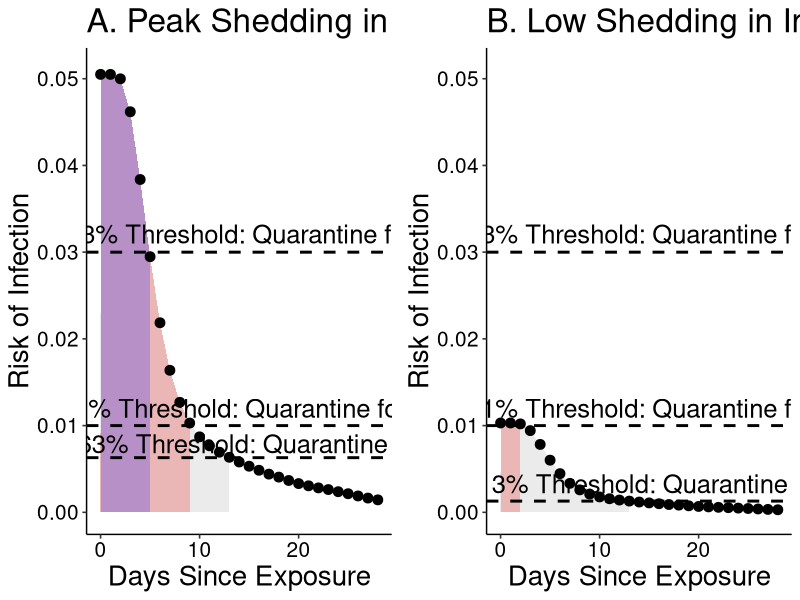
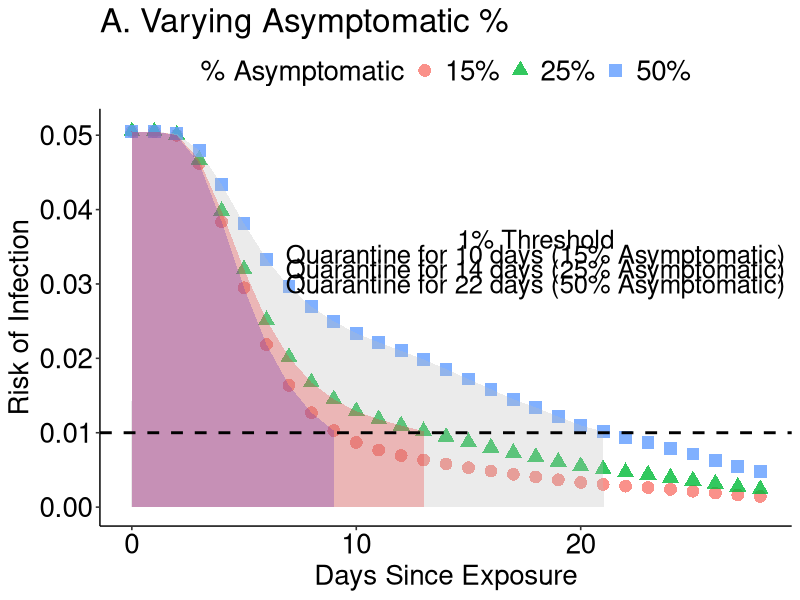
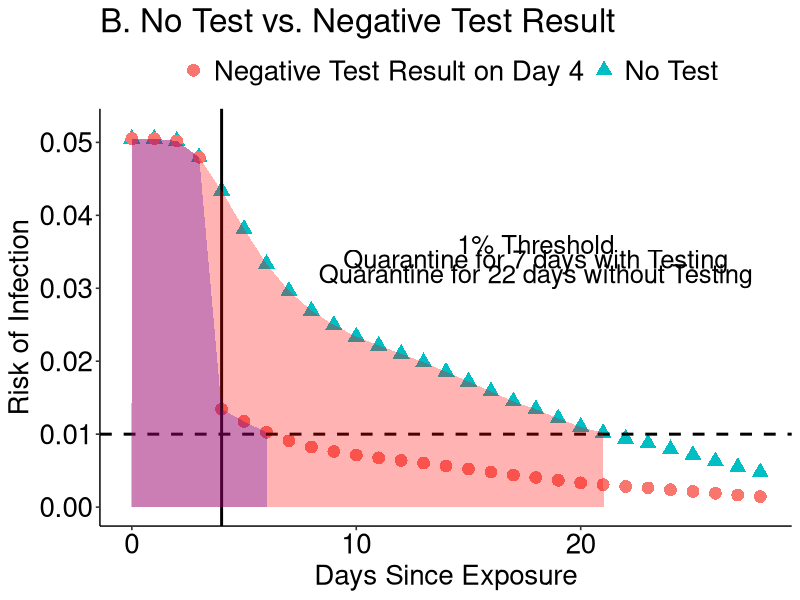
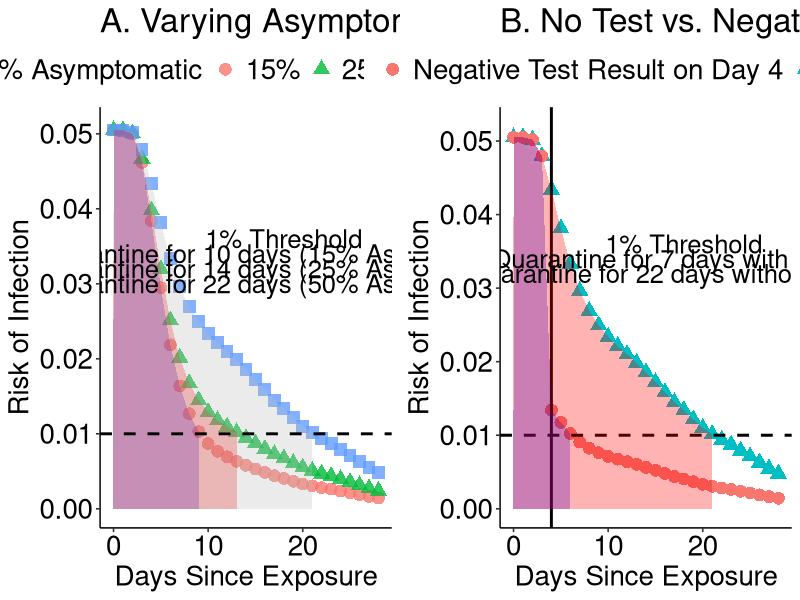

Write the R code that produced these figures, in order.
#peak shedding in index case

#read in data from logic tables where 1st column
#is the discount on risk of getting sick under ideal testing to find
#asymptomatics as soon as they start shedding and column 2 is the
#probability that asymptomatics have finished shedding (from exposure, shedding
#starts 3 days pre what would be symptom onset)

risk.discount<-read.csv('risk_discount_data.csv')

figure2<-read.csv('figure2_data.csv')


#initial risk

#highest risk individual 15 min close contact
0.0505

#lowest risk individual, 15 min close contact
0.0103

risk.start<-c(0.0505,0.0103)

#fraction expected to be asymptomatic
fraction.asymptomatic<-c(0.15,0.25,0.50)

for (j in 1:length(risk.start)){
  
  for (i in 1:length(fraction.asymptomatic)){
    
    combined.discount<-1-(1-fraction.asymptomatic[i])*(1-risk.discount$discount)-fraction.asymptomatic[i]*risk.discount$asymp
    
    risks<-risk.start[j]*combined.discount
    days<-1:length(risks)
    
    if (i==1 & j==1){
      frame<-data.frame(risks=risks,days=days,risk.start=risk.start[j],fraction.asymptomatic=fraction.asymptomatic[i])
    }else{
      frametemp<-data.frame(risks=risks,days=days,risk.start=risk.start[j],fraction.asymptomatic=fraction.asymptomatic[i])
      frame<-rbind(frame,frametemp)
    }
  }
}

frame$days<-frame$days-1

require(ggplot2)
require(ggpubr)

subframe<-frame[frame$fraction.asymptomatic==0.15,]
subframe$quarantine1<-rep(NA,length(subframe$risks))
subframe$quarantine1<-subframe$risks<=0.01
subframe$quarantine2<-rep(NA,length(subframe$risks))
subframe$quarantine2<-subframe$risks<=0.0241

#------------------------------------- figure 1 ------------------------------------------------------------

subframe1<-subframe[subframe$risk.start==0.0505 & subframe$days<=9,]
subframe2<-subframe[subframe$risk.start==0.0505 & subframe$days<=5,]

subframe3<-subframe[subframe$risk.start==0.0505 & subframe$days<=13,]
tempframe<-data.frame(risks=0.0241,days=5,risk.start=0.0505,fraction.asymptomatic=0.15,quarantine1=FALSE,quarantine2=TRUE)
subframe2<-rbind(subframe2,tempframe)
A<-ggplot(subframe[subframe$risk.start==0.0505,],aes(x=days,y=risks))+
  geom_area(data=subframe1,aes(x = ifelse(days<=9 , days, 0)),fill="red",alpha=0.3)+
  geom_area(data=subframe2,aes(x = ifelse(days<=5 , days, 0)),fill="blue",alpha=0.3)+
  geom_area(data=subframe3,aes(x = ifelse(days<=13 , days, 0)),fill="grey",alpha=0.3)+
  geom_point(size=3)+
  geom_hline(yintercept=0.01,linetype="dashed",size=1)+
  geom_hline(yintercept=0.03,linetype="dashed",size=1)+
  geom_hline(yintercept=0.0063,linetype="dashed",size=1)+
  scale_colour_discrete(name="Scenario",labels=c("Peak Shedding in Index Case","Low Shedding in Index Case"))+
  scale_x_continuous(name="Days Since Exposure")+
  scale_y_continuous(name="Risk of Infection",limits = c(0, 0.051))+
  annotate("text",x=19,y=0.012,label="1% Threshold: Quarantine for 10 days",size=6.5)+
  annotate("text",x=19,y=0.0321,label="3% Threshold: Quarantine for 5 days",size=6.5)+
  annotate("text",x=19,y=0.0079,label="0.63% Threshold: Quarantine for 14 days",size=6.5)+
  theme_pubr()+theme(axis.title.x = element_text(size=20),axis.title.y = element_text(size=20),title = element_text(size=20),
                     axis.text=element_text(size=15))+
  ggtitle("A. Peak Shedding in Index Case")

subframe4<-subframe[subframe$risk.start==0.0103 & subframe$days<=2,]
subframe5<-subframe[subframe$risk.start==0.0103 & subframe$days<=13,]
B<-ggplot(subframe[subframe$risk.start==0.0103,],aes(x=days,y=risks))+
  geom_area(data=subframe4,aes(x = ifelse(days<=2 , days, 0)),fill="red",alpha=0.3)+
  geom_area(data=subframe5,aes(x = ifelse(days<=13 , days, 0)),fill="grey",alpha=0.3)+
  geom_point(size=3)+
  geom_hline(yintercept=0.01,linetype="dashed",size=1)+
  geom_hline(yintercept=0.03,linetype="dashed",size=1)+
  geom_hline(yintercept=0.001293,linetype="dashed",size=1)+
  scale_colour_discrete(name="Scenario",labels=c("Peak Shedding in Index Case","Low Shedding in Index Case"))+
  scale_x_continuous(name="Days Since Exposure")+
  scale_y_continuous(name="Risk of Infection",limits = c(0, 0.051))+
  annotate("text",x=19,y=0.012,label="1% Threshold: Quarantine for 3 days",size=6.5)+
  annotate("text",x=19,y=0.0321,label="3% Threshold: Quarantine for 0 days",size=6.5)+
  annotate("text",x=19,y=0.0033,label="0.13% Threshold: Quarantine for 14 days",size=6.5)+
  theme_pubr()+theme(axis.title.x = element_text(size=20),axis.title.y = element_text(size=20),title=element_text(size=20),
                     axis.text=element_text(size=15))+
  ggtitle("B. Low Shedding in Index Case")

windows()
ggarrange(A,B)



#------------------------------------ figure 2 -------------------------------------------------------------


subframe6<-frame[frame$risk.start==0.0505 & frame$days<=13 & frame$fraction.asymptomatic==0.25,]

subframe7<-frame[frame$risk.start==0.0505 & frame$days<=21 & frame$fraction.asymptomatic==0.5,]

A.2<-ggplot(frame[frame$risk.start==0.0505,],aes(x=days,y=risks))+
  geom_point(aes(shape=as.character(fraction.asymptomatic),colour=as.character(fraction.asymptomatic)),size=4,alpha=0.8)+
  geom_area(data=subframe1,aes(x = ifelse(days<=9 , days, 0)),fill="blue",alpha=0.3)+
  geom_area(data=subframe6,aes(x = ifelse(days<=13 , days, 0)),fill="red",alpha=0.3)+
  geom_area(data=subframe7,aes(x = ifelse(days<=21 , days, 0)),fill="grey",alpha=0.3)+
  scale_shape_discrete(name="% Asymptomatic",labels=c("15%", "25%", "50%"))+
  scale_colour_discrete(name="% Asymptomatic",labels=c("15%", "25%", "50%"))+
  scale_x_continuous(name="Days Since Exposure")+
  scale_y_continuous(name="Risk of Infection",limits = c(0, 0.051))+
  geom_hline(yintercept=0.01,linetype="dashed",size=1)+
  annotate("text",x=18,y=0.036,label="1% Threshold",size=6.5)+
  annotate("text",x=18,y=0.034,label="Quarantine for 10 days (15% Asymptomatic)",size=6.5)+
  annotate("text",x=18,y=0.032,label="Quarantine for 14 days (25% Asymptomatic)",size=6.5)+
  annotate("text",x=18,y=0.030,label="Quarantine for 22 days (50% Asymptomatic)",size=6.5)+
  theme_pubr()+theme(axis.title.x = element_text(size=20),axis.title.y = element_text(size=20),
                     legend.text = element_text(size=20), legend.title=element_text(size=20),
                     axis.text=element_text(size=20),title=element_text(size=20))+
  ggtitle("A. Varying Asymptomatic %")

windows()
A.2

#negative test scenario
days<-c(frame$days[frame$risk.start==0.0505 & frame$fraction.asymptomatic==0.5],figure2$Days)
risks<-c(frame$risks[frame$risk.start==0.0505 & frame$fraction.asymptomatic==0.5],figure2$Risktest)
type<-c(rep("No test",length(frame$days[frame$risk.start==0.0505 & frame$fraction.asymptomatic==0.5])),
        rep("Negative Test Result",length(figure2$Days)))
frame2<-data.frame(days=days,risks=risks,type=type)

subframe8<-frame2[frame2$type=="Negative Test Result" & frame2$days<=6,]
#tempframe<-data.frame(days=4.5,risks=0.01,type="No Test")
#subframe8<-rbind(subframe8,tempframe)
subframe9<-frame2[frame2$type=="No test" & frame2$days<=21,]


windows()
B.2<-ggplot(data=frame2)+geom_point(aes(x=days,y=risks,group=type,colour=type,shape=type),size=4)+
    geom_hline(yintercept=0.01,linetype="dashed",size=1)+
    geom_vline(xintercept=4,linetype="solid",size=1)+
    geom_area(data=subframe8,aes(x = ifelse(days<=6 , days, 0),y=risks),fill="blue",alpha=0.3)+
    geom_area(data=subframe9,aes(x = ifelse(days<=21 , days, 0),y=risks),fill="red",alpha=0.3)+
    theme_pubr()+theme(axis.title.x = element_text(size=20),axis.title.y = element_text(size=20),
                   legend.text = element_text(size=20), legend.title=element_text(size=20),
                   axis.text=element_text(size=20),title=element_text(size=20))+
    annotate("text",x=18,y=0.036,label="1% Threshold",size=6.5)+
    annotate("text",x=18,y=0.034,label="Quarantine for 7 days with Testing",size=6.5)+
    annotate("text",x=18,y=0.032,label="Quarantine for 22 days without Testing",size=6.5)+
   #annotate("text",x=14,y=0.048,label="Negative Test 4 Days Since Exposure",size=6.5)+
    scale_colour_discrete(name="",labels=c("Negative Test Result on Day 4","No Test"))+
    scale_shape_discrete(name="",labels=c("Negative Test Result on Day 4","No Test"))+
    scale_x_continuous(name="Days Since Exposure")+
    scale_y_continuous(name="Risk of Infection",limits = c(0, 0.052))+
    ggtitle("B. No Test vs. Negative Test Result")


windows()
B.2

ggarrange(A.2,B.2)
